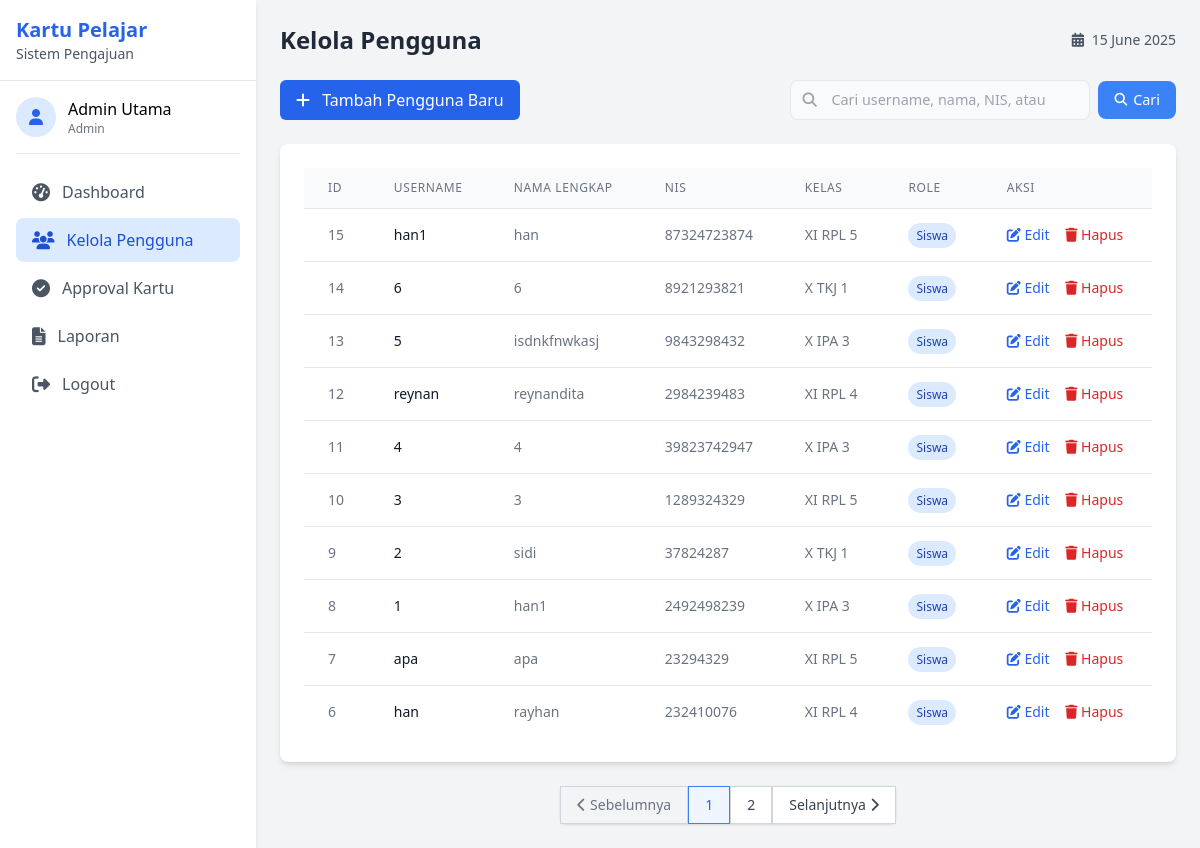
Screenshot of /ujilevel/admin/users.php (signed in) with the database file from the repository.
### tables this page shows
CREATE TABLE `users` (
  `user_id` int NOT NULL,
  `username` varchar(225) NOT NULL,
  `password` varchar(225) NOT NULL,
  `role` varchar(10) NOT NULL,
  `nama_lengkap` varchar(225) NOT NULL,
  `nis` varchar(100) NOT NULL,
  `kelas` varchar(225) NOT NULL
);

### ujilevel/admin/users.php (the view, shortened to what this page needs)
<?php
require_once '../config/database.php';
require_once '../functions/auth.php';
try {
    $search = isset($_GET['search']) ? $_GET['search'] : '';
    $page = isset($_GET['page']) ? (int)$_GET['page'] : 1;
    $limit = 10;
    $offset = ($page - 1) * $limit;
    if (!empty($search)) {
        $countStmt = $conn->prepare("
            SELECT COUNT(*) FROM users
            WHERE username LIKE :search
            OR nama_lengkap LIKE :search
            OR nis LIKE :search
            OR kelas LIKE :search
        ");
        $searchTerm = "%{$search}%";
        $countStmt->bindParam(':search', $searchTerm);
        $countStmt->execute();
    } else {
        $countStmt = $conn->query("SELECT COUNT(*) FROM users");
    }
    $totalUsers = $countStmt->fetchColumn();
    $totalPages = ceil($totalUsers / $limit);
    if (!empty($search)) {
        $stmt = $conn->prepare("
            SELECT * FROM users
            WHERE username LIKE :search
            OR nama_lengkap LIKE :search
            OR nis LIKE :search
            OR kelas LIKE :search
            ORDER BY user_id DESC
            LIMIT :limit OFFSET :offset
        ");
        $searchTerm = "%{$search}%";
        $stmt->bindParam(':search', $searchTerm);
        $stmt->bindParam(':limit', $limit, PDO::PARAM_INT);
        $stmt->bindParam(':offset', $offset, PDO::PARAM_INT);
        $stmt->execute();
    } else {
        $stmt = $conn->prepare("SELECT * FROM users ORDER BY user_id DESC LIMIT :limit OFFSET :offset");
        $stmt->bindParam(':limit', $limit, PDO::PARAM_INT);
        $stmt->bindParam(':offset', $offset, PDO::PARAM_INT);
        $stmt->execute();
    }
    $users = $stmt->fetchAll();
} catch (PDOException $e) {
    $error_message = 'Database error: ' . $e->getMessage();
    $users = [];
    $totalPages = 0;
}
include '../includes/header.php';
?>
<div class="flex flex-col sm:flex-row justify-between items-center gap-4 mb-6">
    <button id="addUserBtn" class="btn btn-primary w-full sm:w-auto">
        <i class="fas fa-plus mr-2"></i> Tambah Pengguna Baru
    </button>
    <div class="relative w-full sm:w-auto">
        <form method="GET" action="" class="flex flex-col sm:flex-row items-center gap-2">
            <div class="search-container w-full sm:w-auto">
                <input
                    type="text"
                    name="search"
                    id="searchInput"
                    value="<?php echo htmlspecialchars($search); ?>"
                    placeholder="Cari username, nama, NIS, atau kelas..."
                    class="search-input w-full sm:w-auto"
                    autocomplete="off"
                >
            </div>
            <button type="submit" class="search-button w-full sm:w-auto">
                <i class="fas fa-search"></i>
                <span>Cari</span>
            </button>
        </form>
    </div>
</div>
<div class="card overflow-hidden">
    <div class="overflow-x-auto">
        <table class="min-w-full divide-y divide-gray-200">
            <thead class="bg-gray-50">
                <tr>
                    <th class="px-6 py-3 text-left text-xs font-medium text-gray-500 uppercase tracking-wider">ID</th>
                    <th class="px-6 py-3 text-left text-xs font-medium text-gray-500 uppercase tracking-wider">Username</th>
                    <th class="px-6 py-3 text-left text-xs font-medium text-gray-500 uppercase tracking-wider">Nama Lengkap</th>
                    <th class="px-6 py-3 text-left text-xs font-medium text-gray-500 uppercase tracking-wider">NIS</th>
                    <th class="px-6 py-3 text-left text-xs font-medium text-gray-500 uppercase tracking-wider">Kelas</th>
                    <th class="px-6 py-3 text-left text-xs font-medium text-gray-500 uppercase tracking-wider">Role</th>
                    <th class="px-6 py-3 text-left text-xs font-medium text-gray-500 uppercase tracking-wider">Aksi</th>
                </tr>
            </thead>
            <tbody class="bg-white divide-y divide-gray-200">
                <?php foreach ($users as $user): ?>
                    <tr class="hover:bg-gray-50">
                        <td class="px-6 py-4 whitespace-nowrap text-sm text-gray-500"><?php echo $user['user_id']; ?></td>
                        <td class="px-6 py-4 whitespace-nowrap text-sm font-medium text-gray-900"><?php echo $user['username']; ?></td>
                        <td class="px-6 py-4 whitespace-nowrap text-sm text-gray-500"><?php echo $user['nama_lengkap']; ?></td>
                        <td class="px-6 py-4 whitespace-nowrap text-sm text-gray-500"><?php echo $user['nis']; ?></td>
                        <td class="px-6 py-4 whitespace-nowrap text-sm text-gray-500"><?php echo $user['kelas']; ?></td>
                        <td class="px-6 py-4 whitespace-nowrap text-sm text-gray-500">
                            <span class="px-2 py-1 text-xs rounded-full <?php echo $user['role'] === 'admin' ? 'bg-purple-100 text-purple-800' : 'bg-blue-100 text-blue-800'; ?>">
                                <?php echo ucfirst($user['role']); ?>
                            </span>
                        </td>
                        <td class="px-6 py-4 whitespace-nowrap text-sm font-medium">
                            <button class="text-blue-600 hover:text-blue-900 mr-3 edit-user-btn" data-user='<?php echo json_encode($user); ?>'>
                                <i class="fas fa-edit"></i> Edit
                            </button>
                            <form method="POST" action="" class="inline" onsubmit="return confirm('Apakah Anda yakin ingin menghapus pengguna ini?');">
                                <button type="submit" class="text-red-600 hover:text-red-900">
                                    <i class="fas fa-trash"></i> Hapus
                                </button>
                            </form>
                        </td>
                    </tr>
                <?php endforeach; ?>
            </tbody>
        </table>
    </div>
</div>
<?php if ($totalPages > 1): ?>
<div class="mt-6 flex justify-center">
    <nav class="inline-flex rounded-md shadow">
        <?php if ($page > 1): ?>
            <a href="?page=<?php echo ($page - 1); ?><?php echo !empty($search) ? '&search='.urlencode($search) : ''; ?>" class="relative inline-flex items-center px-4 py-2 border border-gray-300 bg-white text-sm font-medium text-gray-700 hover:bg-gray-50">
                <i class="fas fa-chevron-left mr-1"></i> Sebelumnya
            </a>
        <?php else: ?>
            <span class="relative inline-flex items-center px-4 py-2 border border-gray-300 bg-gray-100 text-sm font-medium text-gray-500 cursor-not-allowed">
                <i class="fas fa-chevron-left mr-1"></i> Sebelumnya
            </span>
        <?php endif; ?>
        <div class="hidden md:flex">
            <?php
            $startPage = max(1, $page - 2);
            $endPage = min($totalPages, $page + 2);
            for ($i = $startPage; $i <= $endPage; $i++) {
                if ($i == $page) {
                    echo '<span class="relative inline-flex items-center px-4 py-2 border border-blue-500 bg-blue-50 text-sm font-medium text-blue-600">'.$i.'</span>';
                } else {
                    echo '<a href="?page='.$i.(!empty($search) ? '&search='.urlencode($search) : '').'" class="relative inline-flex items-center px-4 py-2 border border-gray-300 bg-white text-sm font-medium text-gray-700 hover:bg-gray-50">'.$i.'</a>';
                }
            }
            ?>
        </div>
        <?php if ($page < $totalPages): ?>
            <a href="?page=<?php echo ($page + 1); ?><?php echo !empty($search) ? '&search='.urlencode($search) : ''; ?>" class="relative inline-flex items-center px-4 py-2 border border-gray-300 bg-white text-sm font-medium text-gray-700 hover:bg-gray-50">
                Selanjutnya <i class="fas fa-chevron-right ml-1"></i>
            </a>
        <?php else: ?>
            <span class="relative inline-flex items-center px-4 py-2 border border-gray-300 bg-gray-100 text-sm font-medium text-gray-500 cursor-not-allowed">
                Selanjutnya <i class="fas fa-chevron-right ml-1"></i>
            </span>
        <?php endif; ?>
    </nav>
</div>
<?php endif; ?>
<?php include '../includes/footer.php'; ?>

### ujilevel/admin/users.php (style rules this page uses)
.search-container { position: relative; transition: all 0.3s ease; max-width: 600px; margin: 0 auto; }
.search-input { width: 300px; padding: 8px 40px; border: 1px solid #e5e7eb; border-radius: 8px; font-size: 0.9rem; transition: all 0.3s ease; background-color: #f9fafb; color: #374151; }
.search-input::placeholder { color: #9ca3af; font-size: 0.9rem; }
.search-button { background-color: #3b82f6; color: white; border: none; padding: 8px 16px; border-radius: 8px; font-weight: 500; font-size: 0.9rem; display: flex; align-items: center; gap: 6px; cursor: pointer; transition: all 0.2s ease; }
.search-button i { font-size: 0.8rem; }

### rows the page displays
users: user_id "15", username "han1", nama_lengkap "han", nis "87324723874", kelas "XI RPL 5", role "Siswa"
users: user_id "14", username "6", nama_lengkap "6", nis "8921293821", kelas "X TKJ 1", role "Siswa"
users: user_id "13", username "5", nama_lengkap "isdnkfnwkasj", nis "9843298432", kelas "X IPA 3", role "Siswa"
users: user_id "12", username "reynan", nama_lengkap "reynandita", nis "2984239483", kelas "XI RPL 4", role "Siswa"
users: user_id "11", username "4", nama_lengkap "4", nis "39823742947", kelas "X IPA 3", role "Siswa"
users: user_id "10", username "3", nama_lengkap "3", nis "1289324329", kelas "XI RPL 5", role "Siswa"
users: user_id "9", username "2", nama_lengkap "sidi", nis "37824287", kelas "X TKJ 1", role "Siswa"
users: user_id "8", username "1", nama_lengkap "han1", nis "2492498239", kelas "X IPA 3", role "Siswa"
users: user_id "7", username "apa", nama_lengkap "apa", nis "23294329", kelas "XI RPL 5", role "Siswa"
users: user_id "6", username "han", nama_lengkap "rayhan", nis "232410076", kelas "XI RPL 4", role "Siswa"

### other values shown
$nama_lengkap "Admin Utama"
$role "Admin"
